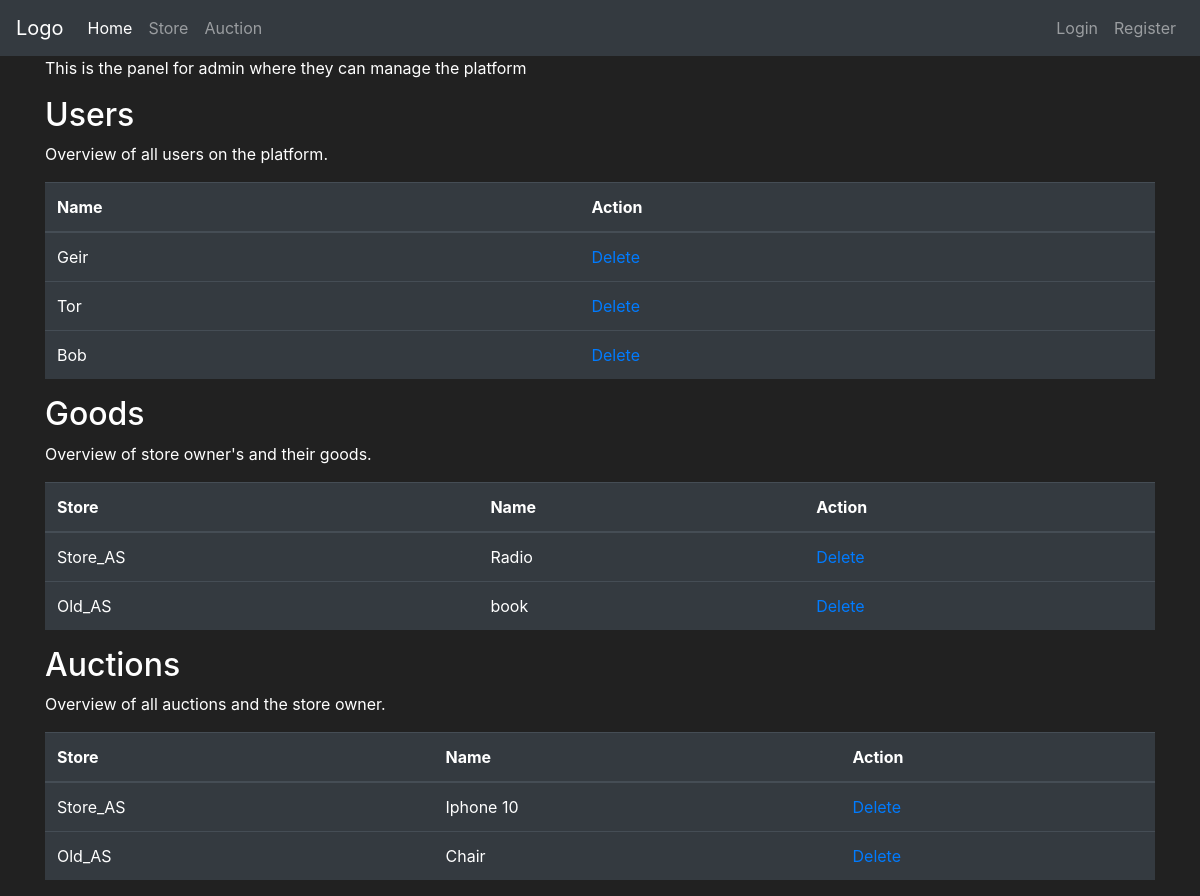
Screenshot of /admin_panel with the database file from the repository.
### app_flask/models.py (models this page shows, shortened)
class User(db.Model, UserMixin):
    id = db.Column(db.Integer(), primary_key=True)
    username = db.Column(db.String(length=25), nullable=False, unique=True)
    email = db.Column(db.String(length=60), nullable=False, unique=True)
    password_hash = db.Column(db.String(length=60), nullable=False)
    profile_type = db.Column(db.Boolean(), nullable=False, default=False)
    cash = db.Column(db.Integer(), nullable=False, default=2000)
    date_created = db.Column(db.DateTime(), default=datetime.utcnow)
    goods = db.relationship('Goods', backref='goods_owned_by_user', lazy=True)
    store = db.relationship('Store', backref='store_owner', lazy=True)
    @property
    def password(self):
        return self.password

class Goods(db.Model):
    id = db.Column(db.Integer, primary_key=True)
    name = db.Column(db.String(30), unique=True, nullable=False)
    description = db.Column(db.String(70), unique=False, nullable=False)
    price = db.Column(db.Integer, unique=False, nullable=False)
    product_number = db.Column(db.String(length=6), nullable=False, unique=True)
    goods_type = db.Column(db.Boolean(), nullable=False, default=False)
    date_created = db.Column(db.DateTime(), default=datetime.utcnow)
    user_owner = db.Column(db.Integer(), db.ForeignKey('user.id'))
    store_owner = db.Column(db.Integer(), db.ForeignKey('store.id'))

class Store(db.Model):
    id = db.Column(db.Integer(), primary_key=True)
    store_name = db.Column(db.String(length=30), nullable=False, unique=True)
    street_address = db.Column(db.String(length=40), nullable=False)
    street_number = db.Column(db.Integer(), nullable=False)
    postal_code = db.Column(db.Integer(), nullable=False)
    province = db.Column(db.String(length=50), nullable=False)
    store_email = db.Column(db.String(length=50), nullable=False, unique=True)
    store_phone = db.Column(db.Integer(), nullable=False)
    date_created = db.Column(db.DateTime(), default=datetime.utcnow)
    user_owner = db.Column(db.Integer(), db.ForeignKey('user.id'))
    goods = db.relationship('Goods', backref='owned_store', lazy=True)

### app_flask/main/routes.py (the view)
@bp.route('/admin_panel', methods=['GET', 'POST'])
def display_admin_panel():
    buy_form = BuyGoodsForm()
    db_users = show_users_from_db()
    auction_form = AuctionGoodsForm()
    items = db.session.query(Goods, Store).filter(and_(Store.id == Goods.store_owner, Goods.goods_type == 0)).all()
    auction_items = db.session.query(Goods, Store).filter(and_(Store.id == Goods.store_owner, Goods.goods_type == 1)).all()
    return render_template('adminPanel.html', db_users=db_users, items=items, auction_items=auction_items, buy_form=buy_form, auction_form=auction_form)

### app_flask/__init__.py (called while the page is built)
def create_app():
    app = Flask(__name__)
    app.config['SQLALCHEMY_DATABASE_URI'] = 'sqlite:///appDB.db'
    app.config['SECRET_KEY'] = '5f4b0959c458e6b06c51097e'
    app.config['UPLOADE_FOLDER'] = picFolder
    db.init_app(app)
    bcrypt.init_app(app)
    login_manager.init_app(app)
    from app_flask.auth import bp as auth_bp
    app.register_blueprint(auth_bp)
    from app_flask.main import bp as main_bp
    app.register_blueprint(main_bp)
    return app

### app_flask/main/use_cases.py (called while the page is built)
def show_users_from_db():
    app = create_app()
    ctx = app.app_context()
    ctx.push()
    user_query = User.query.filter(User.username.isnot("Admin"))
    ctx.pop()
    return user_query

### app_flask/templates/adminPanel.html (shortened to what this page needs)
{% extends 'base.html' %}
{% block content %}
<div class="container">
    <p>This is the panel for admin where they can manage the platform</p>
</div>
<div class="container">
    <h2>Users</h2>
    <p>Overview of all users on the platform.</p>
    <table class="table table-hover table-dark">
        <thead>
            <tr>
                <th scope="col">Name</th>
                <th scope="col">Action</th>
            </tr>
        </thead>
        <tbody>
            {% for users in db_users %}
            <tr>
                <td class=".table-striped">{{ users.username}}</td>
                <td class=".table-striped"><a href="{{ url_for('main.delete_user', id=users.id)}}">Delete</a></td>
            </tr>
            {% endfor %}
        </tbody>
    </table>
</div>
<div class="container">
    <h2>Goods</h2>
    <p>Overview of store owner's and their goods.</p>
    <table class="table table-hover table-dark">
        <thead>
            <tr>
                <th scope="col">Store</th>
                <th scope="col">Name</th>
                <th scope="col">Action</th>
            </tr>
        </thead>
        <tbody>
            {% for item, store in items %}
            <tr>
                <td class=".table-striped">{{store.store_name}}</td>
                <td class=".table-striped">{{item.name}}</td>
                <td class=".table-striped"><a href="{{ url_for('main.delete_goods', id=item.id)}}">Delete</a></td>
            </tr>
            {% endfor %}
        </tbody>
    </table>
</div>
<div class="container">
    <h2>Auctions</h2>
    <p>Overview of all auctions and the store owner.</p>
    <table class="table table-hover table-dark">
        <thead>
        <tr>
            <th scope="col">Store</th>
            <th scope="col">Name</th>
            <th scope="col">Action</th>
        </tr>
        </thead>
        <tbody>
        {% for item, store in auction_items %}
        <tr>
            <td class=".table-striped">{{store.store_name}}</td>
            <td class=".table-striped">{{item.name}}</td>
            <td class=".table-striped"><a href="{{ url_for('main.delete_goods', id=item.id)}}">Delete</a></td>
            {% endfor %}
        </tr>
        </tbody>
    </table>
</div>
{% endblock %}

### app_flask/templates/base.html (style rules this page uses)
body { color: white; background-color: #212121; }

### rows the page displays
User: username "Geir"
User: username "Tor"
User: username "Bob"
Goods: store_name "Store_AS", name "Radio"
Goods: store_name "Old_AS", name "book"
Goods: store_name "Store_AS", name "Iphone 10"
Goods: store_name "Old_AS", name "Chair"
